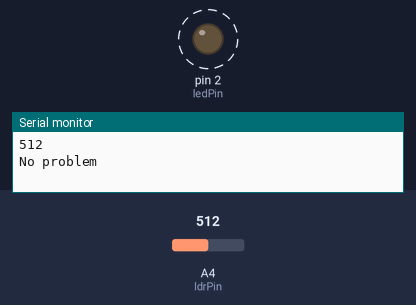
A sketch run on a simulated Arduino Uno, built with avr-gcc and run on an emulated ATmega328P. Parts: output pins drawn as LEDs (lit = HIGH), the last lines printed to the serial monitor. Dashed ring = blinking. The inputs (shaded band) are chosen by the test bench; at power-on: A4 (ldrPin) = 512.

Above: at 1.8 s.
1.9 s: A4 (ldrPin) set to 240
At 2.16 s:
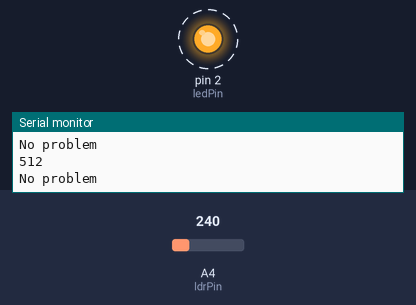
5.4 s: A4 (ldrPin) set to 0
At 6.2 s:
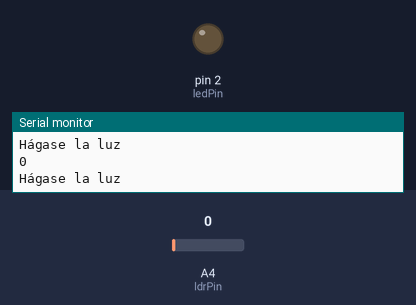
9.5 s: A4 (ldrPin) set to 610
At 11.2 s:
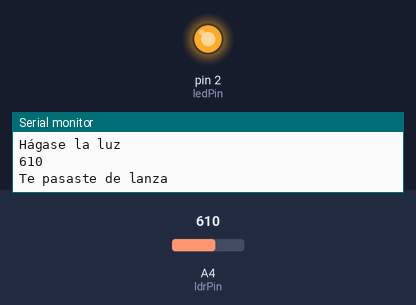
Timing chart, 0 to 19.6 s (numbered marks = the images above; inputs shaded):
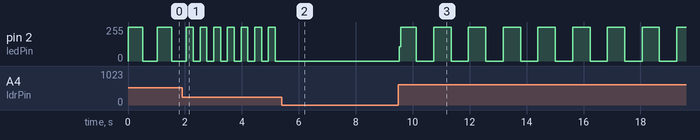

The sketch:

_5th_practice.ino
```cpp
int ldrPin = 4;
int ledPin = 2;
int lightVal = 0;

void setup() {
  Serial.begin(9600);
  pinMode(ledPin, OUTPUT);
}

void loop() {

  lightVal = analogRead(ldrPin);
  digitalWrite(ledPin, HIGH);
  delay(lightVal);
  digitalWrite(ledPin, LOW);
  delay(lightVal);

  Serial.println(lightVal);

    if(lightVal<=250){
  Serial.println("Hágase la luz");
}else if(lightVal>600){
    Serial.println("Te pasaste de lanza");
  }else{
    Serial.println("No problem");
  }

}
```

Measured:
- after the input at 1.9 s, pin 2 (ledPin): alternates 255/255 for 0.24 s and 0/255 for 0.24 s, starting after 0.39 s
- after the input at 5.4 s, pin 2 (ledPin): stops changing and stays 0/255
- after the input at 9.5 s, pin 2 (ledPin): 0/255 → 108/255 at once, then repeats every 1.2 s: 255/255 0.55 s, 0/255 0.61 s
- by itself, pin 2 (ledPin): alternates 255/255 for 0.51 s and 0/255 for 0.51 s
